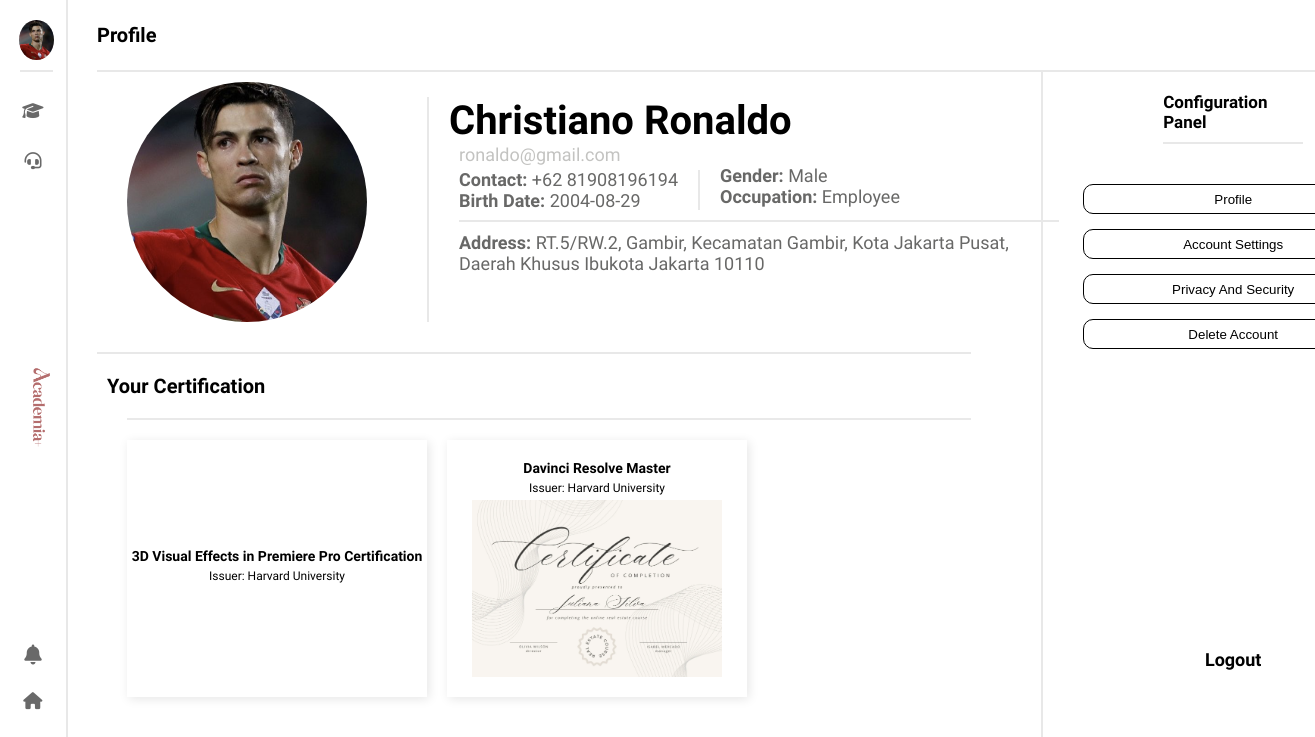
/learningProgress.php (signed in), run on the app's committed database.
### tables this page shows
CREATE TABLE IF NOT EXISTS `student` (
  `studentID` varchar(3) NOT NULL,
  `name` varchar(50) DEFAULT NULL,
  `phoneNumber` varchar(20) DEFAULT NULL,
  `address` text,
  `DOB` date DEFAULT NULL,
  `gender` varchar(50) DEFAULT NULL,
  `status` varchar(50) DEFAULT NULL,
  `email` varchar(50) DEFAULT NULL,
  `password` varchar(255) DEFAULT NULL,
  `studentImage` text,
  PRIMARY KEY (`studentID`)
);

CREATE TABLE IF NOT EXISTS `certification` (
  `certificateID` varchar(5) DEFAULT NULL,
  `courseID` varchar(3) DEFAULT NULL,
  `certificateName` varchar(255) DEFAULT NULL,
  `issuer` varchar(255) DEFAULT NULL,
  `image` varchar(255) DEFAULT NULL,
  KEY `courseID` (`courseID`)
);

### learningProgress.php (the view, shortened to what this page needs)
<?php
include 'api/connect.php';
$studentID = $_SESSION['studentID'];
$query = "SELECT studentImage FROM student WHERE studentID = '$studentID'";
$result = mysqli_query($conn, $query);
$row = mysqli_fetch_assoc($result);
$profileImage = !empty($row['studentImage']) ? 'uploads/profilePicture/' . $row['studentImage'] : 'images/empty-profile.png';
$query = "SELECT * FROM student
          WHERE studentID = '$studentID'";
$result = mysqli_query($conn, $query);
$student = mysqli_fetch_assoc($result);
$query = "SELECT
        c.courseTitle,
        cert.certificateName,
        cert.image,
        cert.issuer
        FROM overallprogress op
        JOIN course c ON op.courseID = c.courseID
        JOIN certification `cert` ON c.courseID = cert.courseID
        WHERE op.studentID = '$studentID'
        AND op.progress = 100";
$result = mysqli_query($conn, $query);
$certification = mysqli_fetch_all($result, MYSQLI_ASSOC);
?>
<!DOCTYPE html>
<html lang="en">
<head>
    <link rel="stylesheet" href="css/navbar-learning.css">
    <link rel="stylesheet" href="css/learningProgress.css">
    <link rel="stylesheet" href="https://cdnjs.cloudflare.com/ajax/libs/font-awesome/6.7.2/css/all.min.css" />
    <link rel="stylesheet" href="https://cdnjs.cloudflare.com/ajax/libs/font-awesome/6.7.2/css/all.min.css" />
</head>
<body>
    <div class="container">
        <div class="navbar">
            <div class="menu">
                <div class="pp" id="pp">
                    <img src="<?= htmlspecialchars($profileImage);  ?>" class="nav-profile-img">
                </div>
                <button id="courses-all"><i class="fa-solid fa-graduation-cap"></i></button>
                <button id="cs"><i class="fa-solid fa-headset"></i></button>
            </div>
            <img class="logo" src="images/logos/fullLogo.png" alt="">
            <div class="bottom">
                <button id="notification"><i class="fa-solid fa-bell"></i></button>
                <a href="homepage.php"><i class="fa-solid fa-house"></i></a>
            </div>
        </div>
        <div class="content">
            <div class="sub" id="profile" style="display:none;">
                <div class="sub-header">
                    <h1>Profile</h1>
                </div>
                <div class="sub-content">
                    <div class="profile-container" id="profile-p">
                        <div class="profile-details">
                            <div class="image-setting">
                                <img src="<?= htmlspecialchars($profileImage); ?>" class="profile-img" alt="Profile Image">
                            </div>
                            <div class="data-profile">
                                <div class="data-first">
                                    <h1><?= htmlspecialchars($student['name']) ?></h1>
                                    <p><?= htmlspecialchars($student['email']) ?></p>
                                </div>
                                <div class="data-second">
                                    <div class="dataa">
                                        <div class="second-f">
                                            <p><strong>Contact: </strong> +62 <?= htmlspecialchars($student['phoneNumber']) ?></p>
                                            <p><strong>Birth Date: </strong><?= htmlspecialchars($student['DOB']) ?></p>
                                        </div>
                                        <div class="second-s">
                                            <p><strong>Gender: </strong> <?= htmlspecialchars($student['gender']) ?></p>
                                            <p><strong>Occupation: </strong> <?= htmlspecialchars($student['status']) ?></p>
                                        </div>
                                    </div>
                                        <p class="address"><strong>Address:</strong> <?= htmlspecialchars($student['address']) ?></p>
                                </div>
                            </div>
                        </div>
                        <div class="certification">
                            <h1>Your Certification</h1>
                            <div class="cer-list">
                                <?php foreach($certification as $certif): ?>
                                    <div class="certification-wrapper">
                                        <h3><?= htmlspecialchars($certif['certificateName']) ?></h3>
                                        <p>Issuer: <?= htmlspecialchars($certif['issuer']) ?></p>
                                        <img src="uploads/certificate/<?= htmlspecialchars($certif['image']) ?>" alt="">
                                    </div>
                                <?php endforeach; ?>
                            </div>
                        </div>
                    </div>
                    <div class="panel">
                        <h1>Configuration Panel</h1>
                        <div class="buttons">
                            <button id="profile-p-button">Profile</button>
                            <button id="setting-p-button">Account Settings</button>
                            <button id="PAS-button">Privacy And Security</button>
                            <button id="Dlt">Delete Account</button>
                        </div>
                        <a href="api/logout.php">Logout</a>
                    </div>
                </div>
            </div>
        </div>
    </div>
</body>
</html>

### css/navbar-learning.css (style rules this page uses)
*, *::before, *::after { margin: 0; padding: 0; }
.container { display: flex; flex-direction: row; }
.navbar { width: 5%; height: auto; display: flex; flex-direction: column; align-items: left; position: fixed; padding-top: 20px; left: 0; height: 100%; border-right: 2px solid rgb(232, 232, 232); }
.menu { width: 100%; display: flex; flex-direction: column; gap: 30px; margin-bottom: 220px; }
.menu button { font-size: 17px; background: none; border: none; cursor: pointer; color: #696969; }
.logo { transform: rotate(90deg); width: 80px; margin-bottom: 220px; }
.bottom button { font-size: 20px; background: none; border: none; cursor: pointer; color: #696969; width: 100%; }
.bottom { display: flex; flex-direction: column; align-items: center; justify-content: center; gap: 25px; }
.bottom a { color: #696969; font-size: 17px; }
.nav-profile-img { width: 40px; height: 40px; object-fit: cover; border-radius: 50%; cursor: pointer; background-color: #f2f2f2; }
.pp { padding-bottom: 10px; width: 50%; border-bottom: 2px solid rgb(232, 232, 232); display: flex; align-items: center; justify-content: center; margin-left: 20px; }

### data on the page
student: studentImage (picture), name "Christiano Ronaldo", email "ronaldo@gmail.com", phoneNumber "81908196194", DOB "2004-08-29", gender "Male", status "Employee", address "RT.5/RW.2, Gambir, Kecamatan Gambir, Kota Jakarta Pusat, Daerah Khusus Ibukota Jakarta 10110"
certification: certificateName "3D Visual Effects in Premiere Pro Certification", issuer "Harvard University"
certification: certificateName "Davinci Resolve Master", issuer "Harvard University", image (picture)
